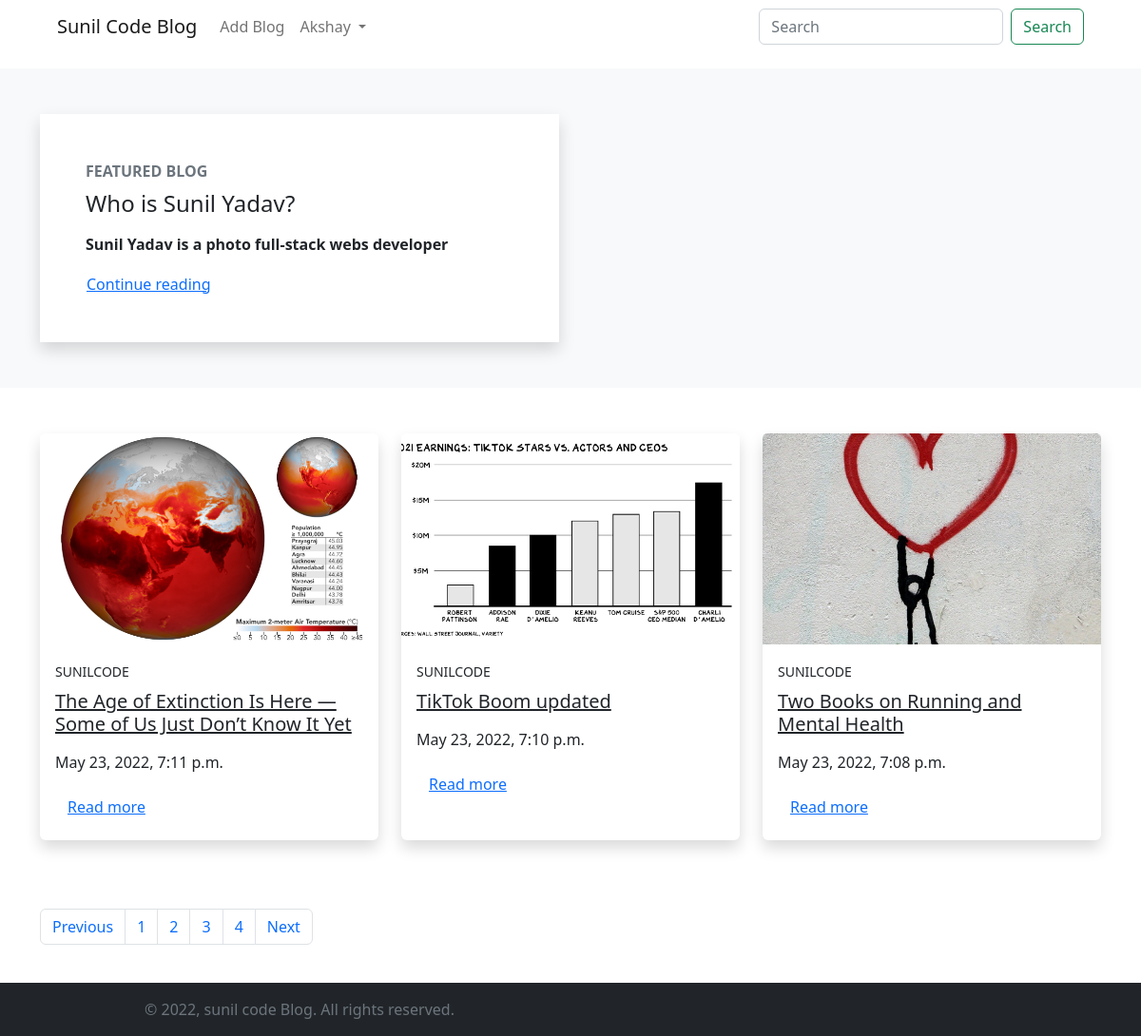
Screenshot of /?page=2 (signed in) with the database file from the repository.
### miniBlog/models.py (models this page shows, shortened)
class BlogModel(models.Model):
    title=models.CharField(max_length=1000)
    content=FroalaField()
    slug=models.SlugField(max_length=1000, null=True,  blank=True)
    image=models.ImageField(upload_to='blog')
    user=models.ForeignKey(User, null=True, blank=True ,on_delete=models.CASCADE)
    created_at=models.DateTimeField(auto_now_add=True)
    upload_to=models.DateTimeField(auto_now=True)
    likes=models.ManyToManyField(User,blank=True, related_name='post_like')

### miniBlog/views.py (the view)
# urls.py: 2. Add a URL to urlpatterns:  path('', views.home, name='home')
def home(request):
    context={}
    try:
        blogs = BlogModel.objects.all().order_by('-id')
        allblogs=BlogModel.objects.annotate(Count('likes'))
        maxlist=[]
        for blog in allblogs:
            maxlist.append(blog.likes__count)
        for blog in allblogs:
            if max(maxlist) == blog.likes__count:
                featured=blog
                break
        featured_blog=featured
        paginator = Paginator(blogs, 3)
        pages = paginator.page_range
        pageNumber = request.GET.get('page')
        finalBlogpage = paginator.get_page(pageNumber)
        context = {'blogs': finalBlogpage, 'pages': pages, 'featured_blog':featured_blog}
        profile = Profile.objects.get(user=request.user)
        verify = profile.is_varified
        if not verify:
            messages.warning(request, 'Please verify your Account!')
        if not profile.is_email_varified:
            messages.warning(request,'Please Verify your Email')
    except Exception as e:
        print(e)
    return render(request, 'blog/home.html', context)

### templates/blog/home.html (shortened to what this page needs)
{% extends "./base.html" %}
{% block start %}
<section class="position-relative py-5 bg-light mb-5">
  <div class="container">
    <div class="row">
      <div class="col-lg-6">
        <div class="bg-white rounded-lg shadow p-5"><strong
            class="text-uppercase text-secondary d-inline-block mb-2 text-sm">Featured Blog</strong>
            <h4 class="mb-3">{{featured_blog.title}}</h4>
          <p class="text-muted">{{featured_blog.content | safe | truncatechars:350}}</p><a class="btn btn-link p-0" href="{% url 'blog_detail' featured_blog.slug%}">Continue reading
            </a>
        </div>
      </div>
    </div>
  </div>
</section>
<section class="py-6 pb-5">
  <div class="container ">
    <div class="row mb-5">
      {% for blog in blogs %}
      <div class="col-lg-4 col-sm-6 mb-4 hover-animate">
        <div class="card shadow border-0 h-100"><a href="{% url 'blog_detail' blog.slug %}"><img
              class=" card-img-top" src="{{blog.image.url}}" alt="..." style="object-fit:cover ; aspect-ratio: 16/ 10;" /></a>
          <div class="card-body"><a class="text-uppercase text-decoration-none text-body text-sm letter-spacing-2"
              href="{% url 'blog_publisher' blog.user.username %}"><small>{{blog.user.username}}</small></a>
            <h5 class="my-2"><a class="text-dark" href="{% url 'blog_detail' blog.slug %}">{{blog.title}} </a></h5>
            <p class="text-gray-500 text-sm my-3">{{blog.created_at}}</p>
            <a class="btn btn-link pl-0" href="{% url 'blog_detail' blog.slug %}">Read more</a>
          </div>
        </div>
      </div>
      {% endfor %}
    </div>
    {% if pages %}
    <div class="mb-5 justify-content-end">
    <nav aria-label="...">
      <ul class="pagination">
        {% if blogs.has_previous %}
        <li class="page-item ">
          <a class="page-link" href="?page={{blogs.previous_page_number}}">Previous</a>
        </li>
        {% else %}
        <li class="page-item disabled">
          <a class="page-link ">Previous</a>
        </li>
        {% endif %}
        {% for page in pages %}
        <li class="page-item "><a class="page-link"  href="?page={{page}}">{{page}}</a></li>
        {% endfor %}
        {% if blogs.has_next %}
        <li class="page-item">
          <a class="page-link" href="?page={{blogs.next_page_number}}">Next</a>
        </li>
        {% else %}
        <li class="page-item disabled">
          <a class="page-link" disabled>Next</a>
        </li>
        {% endif %}
      </ul>
    </nav>
  </div>
  {% endif %}
  </div>
</section>
{% endblock %}

### templates/blog/base.html (shortened to what this page needs)
{% load static %}
<!DOCTYPE html>
<html lang="en">
<head>
  <link href='https://unpkg.com/boxicons@2.1.2/css/boxicons.min.css' rel='stylesheet'>
  <link rel="stylesheet" href="{% static 'css/style.css' %}">
  <link rel="stylesheet" href="https://cdn.jsdelivr.net/npm/bootstrap@5.2.0-beta1/dist/css/bootstrap.min.css">
</head>
<body>
  <header class="pb-5 mb-4">
    <nav class="navbar navbar-expand-lg bg-white fixed-top  px-1 px-sm-5 " id="navigation">
      <div class="container-fluid">
        <a class="navbar-brand" href="/">Sunil Code Blog</a>
        <div class="collapse navbar-collapse" id="navbarSupportedContent">
          <ul class="navbar-nav me-auto mb-2 mb-lg-0">
            {% if request.user.is_authenticated %}
            <li class="nav-item">
              <a class="nav-link" href="{% url 'addblog' %}">Add Blog</a>
            </li>
            {% endif %}
            {% if request.user.is_authenticated %}
            <li class="nav-item dropdown">
              <a class="nav-link dropdown-toggle" href="#" id="navbarDropdown" role="button" data-bs-toggle="dropdown"
                aria-expanded="false">
                {{request.user.first_name | capfirst}}
              </a>
                {% endif %}
            </li>
          </ul>
          <form class="d-flex" role="search" method="get" action="{% url 'search' %}">
            <input class="form-control me-2" type="search" placeholder="Search" aria-label="Search" name="query">
            <button class="btn btn-outline-success" type="submit">Search</button>
          </form>
        </div>
      </div>
    </nav>
  </header>
    {% block start %}
  {% endblock %}
  <footer class="fixed-bottom  d-print-none bg-dark mb-0">
    <div class="py-3 font-weight-light bg-gray-800 text-secondary">
      <div class="container">
        <div class="row align-items-center">
          <div class="col-md-6 text-center text-md-left">
            <p class="text-sm mb-md-0">&copy; <span id="year"></span>, sunil code Blog. All rights reserved.</p>
          </div>
        </div>
      </div>
    </div>
  </footer>
</body>
</html>

### static/css/style.css (style rules this page uses)
body { scroll-behavior: smooth; }

### rows the page displays
BlogModel: title "Who is Sunil Yadav?", content "Sunil Yadav is a photo full-stack webs developer"
BlogModel: image (picture), user.username "SUNILCODE", title "The Age of Extinction Is Here — Some of Us Just Don’t Know It Yet", created_at "May 23, 2022, 7:11 p.m."
BlogModel: image (picture), user.username "SUNILCODE", title "TikTok Boom updated", created_at "May 23, 2022, 7:10 p.m."
BlogModel: image (picture), user.username "SUNILCODE", title "Two Books on Running and Mental Health", created_at "May 23, 2022, 7:08 p.m."

### other values shown
{{ request.user.first_name | capfirst }} "Akshay"
{{ page }} "1" "2" "3" "4"
